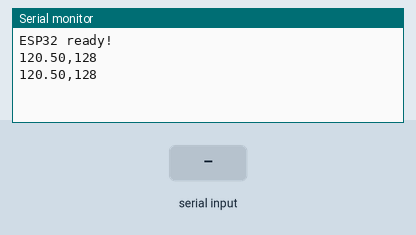
This sketch was run on a simulated Teensy 4. On the bench: the last lines printed to the serial monitor. The inputs (shaded band) are chosen by the test bench.

Above: at 2.2 s.
2.3 s: "1\n" received over Serial
At 2.9 s:
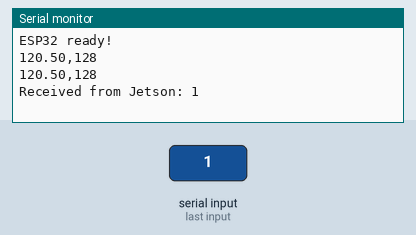
3.8 s: "0\n" received over Serial
At 3.96 s:
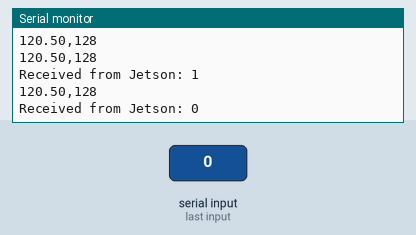
5.3 s: "2\n" received over Serial
At 5.9 s:
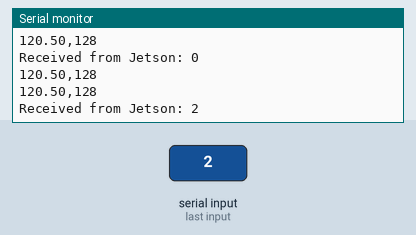

Measured:
- after the input at 2.3 s, the serial monitor: prints a new line at once (image 1)
- after the input at 3.8 s, the serial monitor: prints a new line at once (image 2)
- after the input at 5.3 s, the serial monitor: prints a new line at once (image 3)

The sketch:

esp32_sig.ino
```cpp
// ESP32 시리얼 통신 예제
void setup() {
  Serial.begin(115200);    // 시리얼 시작
  delay(1000);
  Serial.println("ESP32 ready!");  // 시작 메시지
}

void loop() {
  // Jetson에서 데이터 받기 확인
  if (Serial.available() > 0) {
    String received = Serial.readStringUntil('\n'); // 줄바꿈 기준으로 읽기
    Serial.print("Received from Jetson: ");
    Serial.println(received);
  }

  // 1초마다 데이터 전송
  static unsigned long lastSend = 0;
  if (millis() - lastSend > 1000) {
    lastSend = millis();
    float dummyPressure = 120.5;      // 예제 센서 값
    int motorPWM = 128;                // 예제 모터 PWM
    // 간단한 CSV 형태로 전송
    Serial.print(dummyPressure);
    Serial.print(",");
    Serial.println(motorPWM);
  }
}
```
